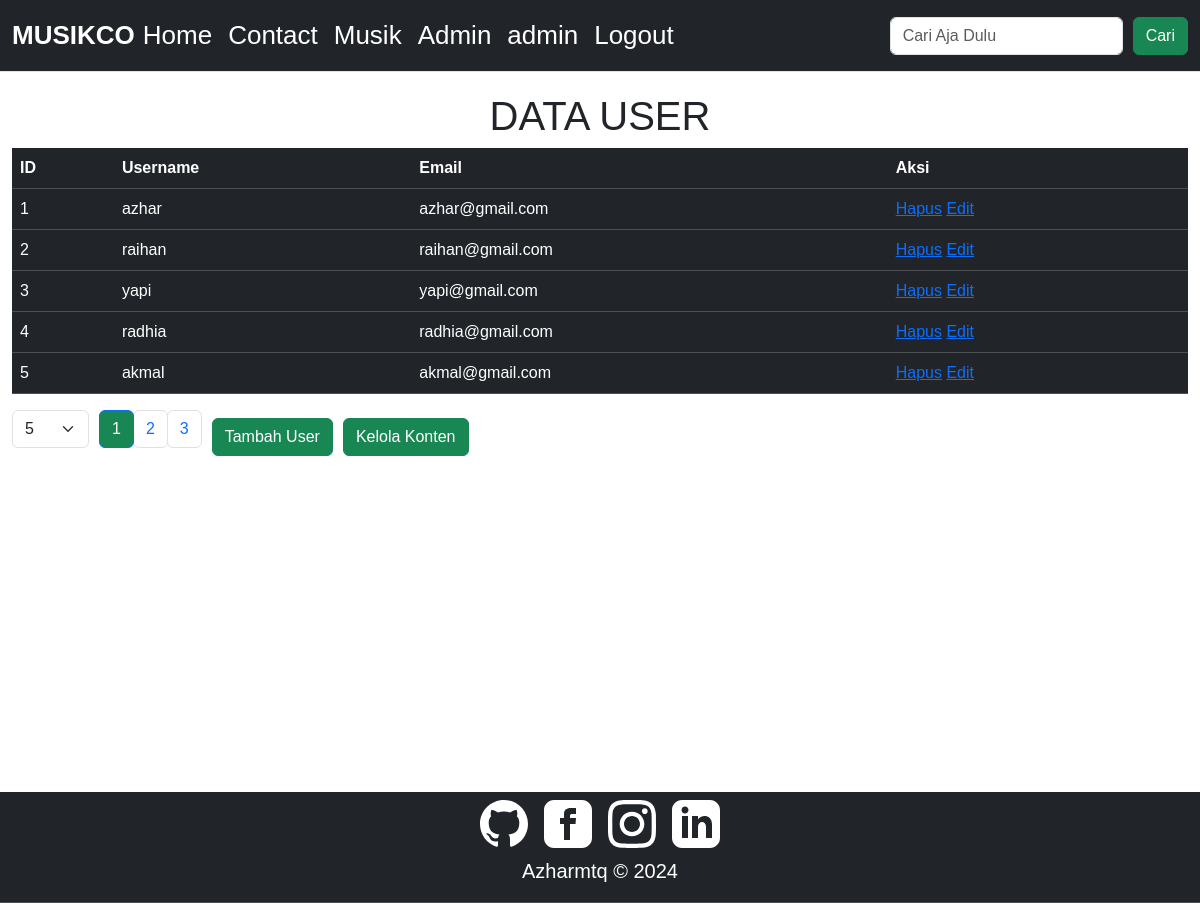
Page /admin/admin.php (signed in) on the earlier database version.
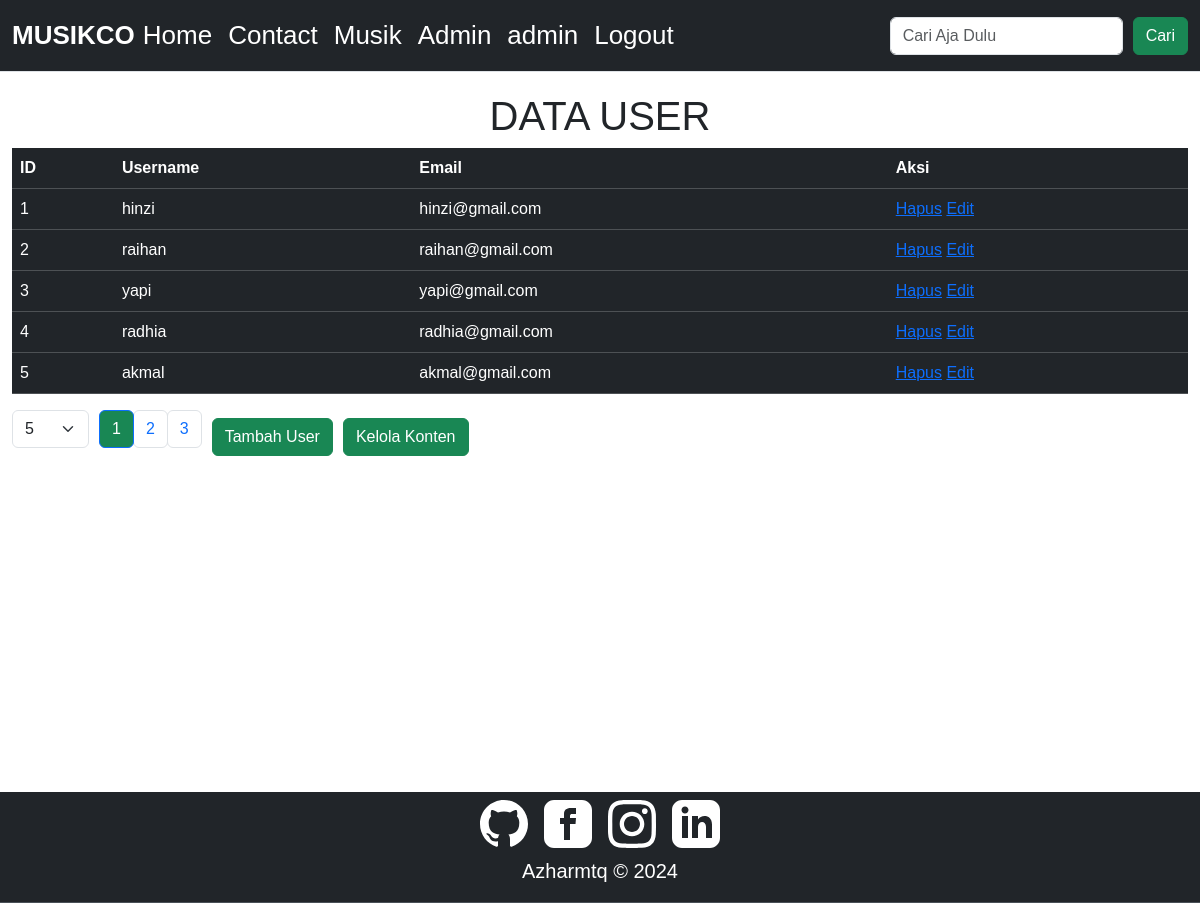
Same page on the later database version.
### tables this page shows
CREATE TABLE `users` (
  `user_id` int NOT NULL,
  `username_user` varchar(50) NOT NULL,
  `email_user` varchar(50) NOT NULL,
  `password_user` varchar(255) NOT NULL
);

### admin/users.php (called while the page is built, shortened)
<?php
function getTotalUsersCount($koneksi, $search = null) {
    $query = "SELECT COUNT(*) AS total FROM users";
    $result = mysqli_query($koneksi, $query);
    $row = mysqli_fetch_assoc($result);
    return $row['total'];
}
function getUsers($koneksi, $offset, $limit, $search = null) {
    $query = "SELECT * FROM users";
    $query .= " LIMIT $offset, $limit";
    $result = mysqli_query($koneksi, $query);
    return $result;
}
$page = isset($_GET['page']) ? $_GET['page'] : 1;
$limit = isset($_GET['limit']) ? $_GET['limit'] : 5;
$search = isset($_GET['search']) ? $_GET['search'] : null;
$totalUsers = getTotalUsersCount($koneksi, $search);
$totalPages = ceil($totalUsers / $limit);
$page = max(1, min($page, $totalPages));
$offset = ($page - 1) * $limit;
$users = getUsers($koneksi, $offset, $limit, $search);
?>

### admin/admin.php (the view, shortened to what this page needs)
<?php
include 'koneksi.php';
include 'users.php';
?>
<!DOCTYPE html>
<html lang="en">
<head>
    <?php include 'meta.php';?>
</head>
<body>
    <?php include '../include/navbar.php';?>
    <div class="container-fluid" style="min-height: 90vh;">
        <div class="row">
            <div class="container-lg">
                <div class="user_table table-responsive">
                <h1>DATA USER</h1>
                    <table class="table table-dark">
                        <thead>
                            <tr>
                                <th scope="col">ID</th>
                                <th scope="col">Username</th>
                                <th scope="col">Email</th>
                                <th scope="col">Aksi</th>
                            </tr>
                        </thead>
                        <tbody>
                            <?php if ($totalUsers > 0) : ?>
                                <?php while ($row = mysqli_fetch_assoc($users)) : ?>
                                    <tr>
                                        <td><?php echo $row['user_id']; ?></td>
                                        <td><?php echo $row['username_user']; ?></td>
                                        <td><?php echo $row['email_user']; ?></td>
                                        <td>
                                        <a href="users_delete.php?id=<?php echo $row['user_id']; ?>">Hapus</a>
                                        <a href="users_edit.php?id=<?php echo $row['user_id']; ?>">Edit</a>
                                        </td>
                                    </tr>
                                <?php endwhile; ?>
                            <?php else : ?>
                                <tr>
                                    <td colspan="4">Data tidak ditemukan.</td>
                                </tr>
                            <?php endif; ?>
                        </tbody>
                    </table>
                </div>
                <div class="list_user table-responsive">
                <div class="option">
                    <select class="form-select" id="limitSelect" onchange="changeLimit()">
                        <option value="5" <?php echo $limit == 5 ? 'selected' : ''; ?>>5</option>
                    </select>
                </div>
                <nav aria-label="Page navigation example">
                    <ul class="pagination">
                        <?php if ($totalUsers > 0) : ?>
                            <?php for ($i = 1; $i <= $totalPages; $i++) : ?>
                                <?php if ($i <= 3 || $i >= $totalPages - 2 || ($i >= $page - 1 && $i <= $page + 1)) : ?>
                                    <li class="page-item <?php echo $i == $page ? 'active' : ''; ?>"><a class="page-link btn btn-outline-success" href="?page=<?php echo $i . ($search ? '&search=' . $search : '') . '&limit=' . $limit; ?>"><?php echo $i; ?></a></li>
                                <?php elseif ($i == 4 && $page > 5) : ?>
                                    <li class="page-item disabled"><a class="page-link btn btn-outline-success" href="#">...</a></li>
                                <?php elseif ($i == $totalPages - 3 && $page < $totalPages - 4) : ?>
                                    <li class="page-item disabled"><a class="page-link btn btn-outline-success" href="#">...</a></li>
                                <?php endif; ?>
                            <?php endfor; ?>
                        <?php endif; ?>
                    </ul>
                </nav>
                <div style="display: flex; gap: 10px;">
                <a href="users_add.php" class="l-konten btn btn-success">Tambah User</a>
                <a href="content.php" class="l-konten btn btn-success">Kelola Konten</a>
                </div>
                </div>
                </div>
            </div>
        </div>
    <?php include '../include/footer.php';?>
</body>
</html>

Differences in the rows shown:
changed users id 1: username_user "azhar" → "hinzi"; email_user "azhar@gmail.com" → "hinzi@gmail.com"
